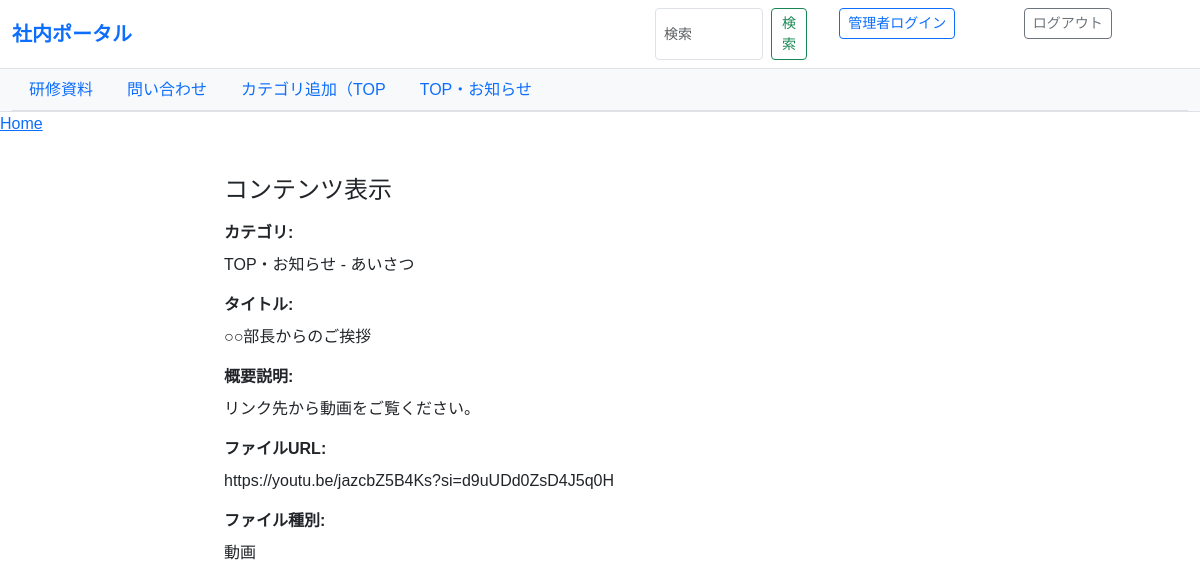
The page /content_view/1 on the database as committed earlier.
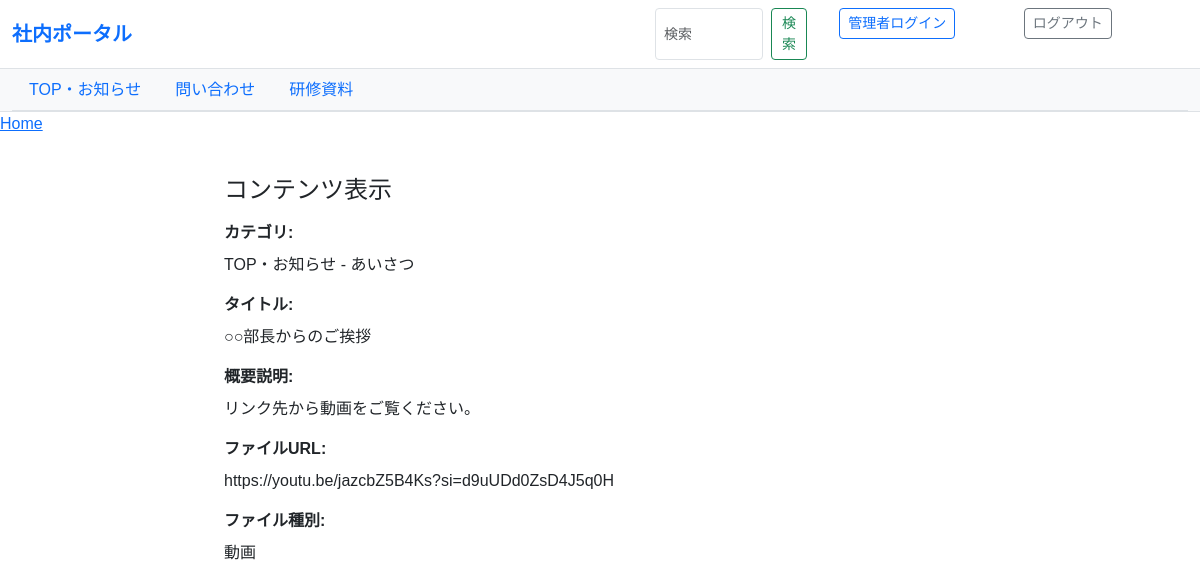
The same page on the database as committed later.
### share/models.py (models this page shows, shortened)
class Category(models.Model):
    id = models.AutoField(primary_key=True)
    name = models.CharField(
        verbose_name="カテゴリ名",
        max_length=100
    )
    parent_id = models.PositiveIntegerField(
        db_column="親カテゴリ",
        null=True, blank=True,
    )
    category_display_order_tabs = models.PositiveIntegerField(
        verbose_name="表示順(タブ)",
        null=True, blank=True,
    )
    category_display_order_leftmenues = models.PositiveIntegerField(
    verbose_name="表示順(左メニュー)",
    null=True, blank=True,
    )
    @property
    def parent(self):
        if self.parent_id:
            return Category.objects.filter(id=self.parent_id).first()
        return None
    class Meta:
        db_table = "カテゴリ"
        verbose_name = "カテゴリ"
        verbose_name_plural = "カテゴリ"

### share/views.py (the view)
# urls.py: path("content_view/<int:content_id>", views.content_view, name="content_view"),
def content_view(request, content_id: int):
    content = get_object_or_404(Content, id=content_id)
    template_name = "content_view.html"
    return render(request, template_name, {
        "content": content,
    })

### share/context_processors.py (called while the page is built)
def parent_categories(request):
    return {
        "parent_categories": Category.objects.filter(parent_id__isnull=True).order_by("category_display_order_tabs")
    }

def current_ids_processor(request):
    match = request.resolver_match
    if not match:
        return {}
    kwargs = match.kwargs
    return {
        "current_parent_id": kwargs.get("parent_id"),
        "current_category_id": kwargs.get("category_id"),
    }

### share/templates/content_view.html (shortened to what this page needs)
{% extends "base.html"%}
{% block content %}
<div class="container my-4">
  <h1 class="h4 mb-3">コンテンツ表示</h1>
  <div class="mb-3">
    <label class="form-label"><strong>カテゴリ:</strong></label>
    <div>{{ content.category.parent.name }} - {{ content.category.name }}</div>
  </div>
  <div class="mb-3">
    <label class="form-label"><strong>タイトル:</strong></label>
    <div>{{ content.title }}</div>
  </div>
  <div class="mb-3">
    <label class="form-label"><strong>概要説明:</strong></label>
    <div>{{ content.description }}</div>
  </div>
  <div class="mb-3">
    <label class="form-label"><strong>ファイルURL:</strong></label>
    <div>{{ content.file_url }}</div>
    </div>
    <div class="mb-3">
    <label class="form-label"><strong>ファイル種別:</strong></label>
    <div>{{ content.file_type }}</div>
    </div>
</div>
{% endblock %}

### share/templates/base.html (shortened to what this page needs)
<!DOCTYPE html>
<html lang="ja">
<head>
  <link href="https://cdn.jsdelivr.net/npm/bootstrap@5.3.3/dist/css/bootstrap.min.css" rel="stylesheet">
</head>
<body>
  <nav class="navbar navbar-expand-lg navbar-light bg-white border-bottom sticky-top">
    <div class="container-fluid d-flex justify-content-between align-items-center">
      <a class="navbar-brand fw-bold text-primary" href="{% url 'parent_contents_default' %}">社内ポータル</a>
        <div class="d-flex gap-2">
        <div class="container-fluid">
          <form class="d-flex" action="{% url 'search_results' %}" method="get">
            <input class="form-control form-control-sm me-2" type="search" name="q" placeholder="検索" aria-label="Search">
            <button class="btn btn-outline-success btn-sm" type="submit">検索</button>
          </form>
        </div>
        <div class="container-fluid">
          <form action="{% url 'login' %}" method="post">
            <input class="btn btn-outline-primary btn-sm" type="submit" value="管理者ログイン">
          </form>
        </div>
        <div class="container-fluid">
          <form action="{% url 'logout' %}" method="post">
            <input class="btn btn-outline-secondary btn-sm" type="submit" value="ログアウト">
          </form>
        </div>
      </div>
    </div>
  </nav>
  <div class="bg-light border-bottom">
    <div class="container-fluid">
      <ul class="nav nav-tabs">
        {% for cat in parent_categories %}
          <li class="nav-item">
            <a class="nav-link {% if parent and parent.id == cat.id %}active{% endif %}"
              href="{% url 'parent_contents' parent_id=cat.id %}">
              {{ cat.name }}
            </a>
          </li>
        {% empty %}
          <li class="nav-item text-muted small p-2">親カテゴリが未登録です</li>
        {% endfor %}
      </ul>
    </div>
  </div>
<nav aria-label="breadcrumb">
  <ol class="breadcrumb">
    <li class="breadcrumb-item"><a href={% url "parent_contents_default" %}>Home</a></li>
  </ol>
</nav>
  <main class="container-fluid my-3">
    <div class="row">
      <aside class="col-12 col-md-3 col-lg-2 mb-3">
      </aside>
      <section class="col-12 col-md-9 col-lg-10">
        {% block content %}{% endblock %}
      </section>
    </div>
  </main>
</body>
</html>

Rows that differ between the two databases and show on the page:
no longer on this page (row edited): Category: name "カテゴリ追加（TOP"
changed Category "TOP・お知らせ": moves up the list
changed Category "問い合わせ": moves down the list
